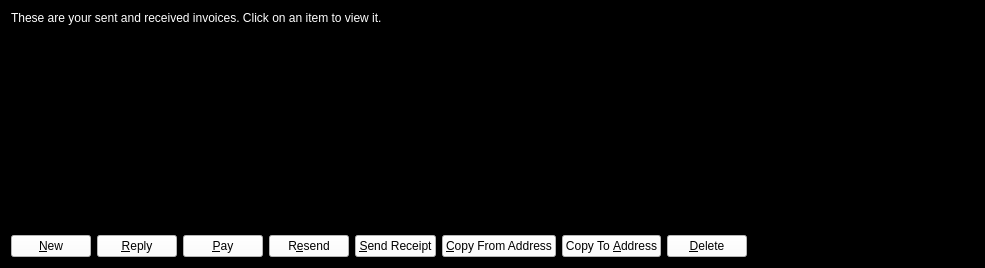
<?xml version="1.0" encoding="UTF-8"?>
<ui version="4.0">
 <class>InvoicePage</class>
 <widget class="QWidget" name="InvoicePage">
  <property name="geometry">
   <rect>
    <x>0</x>
    <y>0</y>
    <width>985</width>
    <height>268</height>
   </rect>
  </property>
  <property name="windowTitle">
   <string>Address Book</string>
  </property>
  <property name="styleSheet">
   <string notr="true">background-color: rgb(0, 0, 0);
color: rgb(255, 255, 255);</string>
  </property>
  <layout class="QVBoxLayout" name="verticalLayout">
   <item>
    <widget class="QLabel" name="labelExplanation">
     <property name="text">
      <string>These are your sent and received invoices. Click on an item to view it.</string>
     </property>
     <property name="textFormat">
      <enum>Qt::PlainText</enum>
     </property>
     <property name="wordWrap">
      <bool>true</bool>
     </property>
    </widget>
   </item>
   <item>
    <widget class="QTableView" name="tableView">
     <property name="contextMenuPolicy">
      <enum>Qt::CustomContextMenu</enum>
     </property>
     <property name="toolTip">
      <string>Double-click to edit address or label</string>
     </property>
     <property name="tabKeyNavigation">
      <bool>false</bool>
     </property>
     <property name="alternatingRowColors">
      <bool>true</bool>
     </property>
     <property name="selectionMode">
      <enum>QAbstractItemView::SingleSelection</enum>
     </property>
     <property name="selectionBehavior">
      <enum>QAbstractItemView::SelectRows</enum>
     </property>
     <property name="sortingEnabled">
      <bool>true</bool>
     </property>
     <attribute name="verticalHeaderVisible">
      <bool>false</bool>
     </attribute>
    </widget>
   </item>
   <item>
    <widget class="QWidget" name="invoiceView" native="true"/>
   </item>
   <item>
    <layout class="QHBoxLayout" name="horizontalLayout">
     <item>
      <widget class="QPushButton" name="newButton">
       <property name="styleSheet">
        <string notr="true">background-color: rgb(255, 255, 255);
color: rgb(0, 0, 0);</string>
       </property>
       <property name="text">
        <string>&amp;New</string>
       </property>
       <property name="icon">
        <iconset resource="../bitcoin.qrc">
         <normaloff>:/icons/add</normaloff>:/icons/add</iconset>
       </property>
      </widget>
     </item>
     <item>
      <widget class="QPushButton" name="replyButton">
       <property name="styleSheet">
        <string notr="true">background-color: rgb(255, 255, 255);
color: rgb(0, 0, 0);</string>
       </property>
       <property name="text">
        <string>&amp;Reply</string>
       </property>
       <property name="icon">
        <iconset resource="../bitcoin.qrc">
         <normaloff>:/icons/send</normaloff>:/icons/send</iconset>
       </property>
      </widget>
     </item>
     <item>
      <widget class="QPushButton" name="payButton">
       <property name="toolTip">
        <string>Sign a message to prove you own a NoirShares address</string>
       </property>
       <property name="styleSheet">
        <string notr="true">background-color: rgb(255, 255, 255);
color: rgb(0, 0, 0);</string>
       </property>
       <property name="text">
        <string>&amp;Pay</string>
       </property>
       <property name="icon">
        <iconset resource="../bitcoin.qrc">
         <normaloff>:/icons/send</normaloff>:/icons/send</iconset>
       </property>
      </widget>
     </item>
     <item>
      <widget class="QPushButton" name="resendButton">
       <property name="toolTip">
        <string>Sign a message to prove you own a NoirShares address</string>
       </property>
       <property name="styleSheet">
        <string notr="true">background-color: rgb(255, 255, 255);
color: rgb(0, 0, 0);</string>
       </property>
       <property name="text">
        <string>R&amp;esend</string>
       </property>
       <property name="icon">
        <iconset resource="../bitcoin.qrc">
         <normaloff>:/icons/send</normaloff>:/icons/send</iconset>
       </property>
      </widget>
     </item>
     <item>
      <widget class="QPushButton" name="receiptButton">
       <property name="styleSheet">
        <string notr="true">background-color: rgb(255, 255, 255);
color: rgb(0, 0, 0);</string>
       </property>
       <property name="text">
        <string>&amp;Send Receipt</string>
       </property>
       <property name="icon">
        <iconset resource="../bitcoin.qrc">
         <normaloff>:/icons/synced</normaloff>:/icons/synced</iconset>
       </property>
      </widget>
     </item>
     <item>
      <widget class="QPushButton" name="copyFromAddressButton">
       <property name="toolTip">
        <string>Copy the currently selected address to the system clipboard</string>
       </property>
       <property name="styleSheet">
        <string notr="true">background-color: rgb(255, 255, 255);
color: rgb(0, 0, 0);</string>
       </property>
       <property name="text">
        <string>&amp;Copy From Address</string>
       </property>
       <property name="icon">
        <iconset resource="../bitcoin.qrc">
         <normaloff>:/icons/editcopy</normaloff>:/icons/editcopy</iconset>
       </property>
      </widget>
     </item>
     <item>
      <widget class="QPushButton" name="copyToAddressButton">
       <property name="toolTip">
        <string>Copy the currently selected address to the system clipboard</string>
       </property>
       <property name="styleSheet">
        <string notr="true">background-color: rgb(255, 255, 255);
color: rgb(0, 0, 0);</string>
       </property>
       <property name="text">
        <string>Copy To &amp;Address</string>
       </property>
       <property name="icon">
        <iconset resource="../bitcoin.qrc">
         <normaloff>:/icons/editcopy</normaloff>:/icons/editcopy</iconset>
       </property>
      </widget>
     </item>
     <item>
      <widget class="QPushButton" name="deleteButton">
       <property name="toolTip">
        <string>Delete the currently selected address from the list</string>
       </property>
       <property name="styleSheet">
        <string notr="true">background-color: rgb(255, 255, 255);
color: rgb(0, 0, 0);</string>
       </property>
       <property name="text">
        <string>&amp;Delete</string>
       </property>
       <property name="icon">
        <iconset resource="../bitcoin.qrc">
         <normaloff>:/icons/remove</normaloff>:/icons/remove</iconset>
       </property>
      </widget>
     </item>
     <item>
      <spacer name="horizontalSpacer">
       <property name="orientation">
        <enum>Qt::Horizontal</enum>
       </property>
       <property name="sizeHint" stdset="0">
        <size>
         <width>40</width>
         <height>20</height>
        </size>
       </property>
      </spacer>
     </item>
    </layout>
   </item>
  </layout>
 </widget>
 <resources>
  <include location="../bitcoin.qrc"/>
 </resources>
 <connections/>
</ui>
